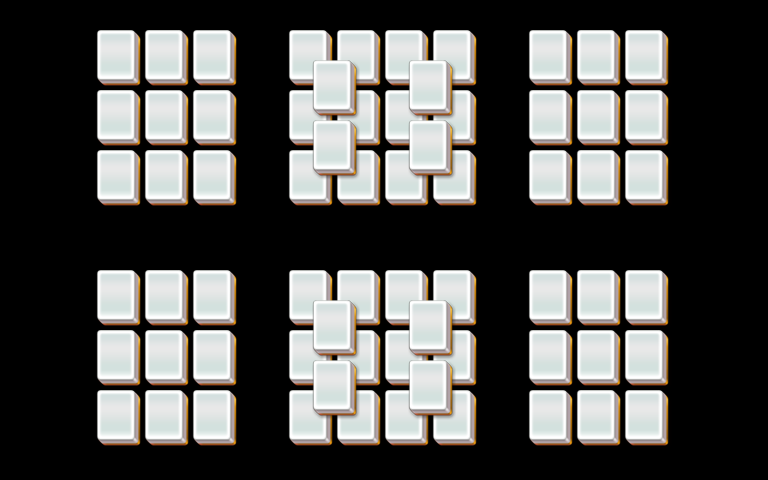

The image is a tile-based game level rendered from a .tmx file. Its description and source (layers, tilesets, objects; grid data summarised) follow:
An orthogonal 32x16 tile map with 24x30 px tiles, 5 tile layers (layer1, layer2, layer3, layer4, ...).

<map version="1.0" orientation="orthogonal" width="32" height="16" tilewidth="24" tileheight="30">
 <properties>
  <property name="species" value="35" />
 </properties>
 <tileset firstgid="1" name="mahjong" tilewidth="48" tileheight="60">
  <image source="mahjong.png" />
 </tileset>
 <layer name="layer1" width="32" height="16">
  <data>[512 cells, 60 non-empty, 1 distinct tile ids]</data>
 </layer>
 <layer name="layer2" width="32" height="16">
  <data>[512 cells, 60 non-empty, 1 distinct tile ids]</data>
 </layer>
 <layer name="layer3" width="32" height="16">
  <data>[512 cells, 24 non-empty, 1 distinct tile ids]</data>
 </layer>
 <layer name="layer4" width="32" height="16">
  <data>[512 cells, 0 non-empty, 0 distinct tile ids]</data>
 </layer>
 <layer name="layer5" width="32" height="16">
  <data>[512 cells, 0 non-empty, 0 distinct tile ids]</data>
 </layer>
</map>
